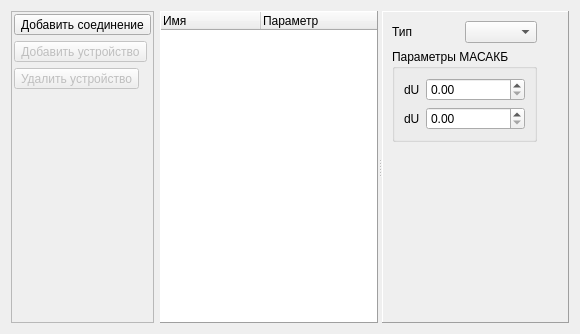
<?xml version="1.0" encoding="UTF-8"?>
<ui version="4.0">
 <class>ZrmConnectivityParam</class>
 <widget class="QWidget" name="ZrmConnectivityParam">
  <property name="geometry">
   <rect>
    <x>0</x>
    <y>0</y>
    <width>580</width>
    <height>334</height>
   </rect>
  </property>
  <property name="windowTitle">
   <string>Form</string>
  </property>
  <layout class="QVBoxLayout" name="verticalLayout_2">
   <item>
    <widget class="QSplitter" name="splitter">
     <property name="orientation">
      <enum>Qt::Horizontal</enum>
     </property>
     <widget class="QWidget" name="layoutWidget">
      <layout class="QHBoxLayout" name="horizontalLayout">
       <item>
        <widget class="QFrame" name="tool_frame">
         <property name="sizePolicy">
          <sizepolicy hsizetype="Maximum" vsizetype="Expanding">
           <horstretch>0</horstretch>
           <verstretch>0</verstretch>
          </sizepolicy>
         </property>
         <property name="frameShape">
          <enum>QFrame::StyledPanel</enum>
         </property>
         <property name="frameShadow">
          <enum>QFrame::Raised</enum>
         </property>
         <layout class="QVBoxLayout" name="verticalLayout_5">
          <property name="leftMargin">
           <number>2</number>
          </property>
          <property name="topMargin">
           <number>2</number>
          </property>
          <property name="rightMargin">
           <number>2</number>
          </property>
          <property name="bottomMargin">
           <number>2</number>
          </property>
          <item>
           <widget class="QToolButton" name="tbNewConn">
            <property name="enabled">
             <bool>true</bool>
            </property>
            <property name="sizePolicy">
             <sizepolicy hsizetype="Maximum" vsizetype="Maximum">
              <horstretch>0</horstretch>
              <verstretch>0</verstretch>
             </sizepolicy>
            </property>
            <property name="toolTip">
             <string>&lt;html&gt;&lt;head/&gt;&lt;body&gt;&lt;p&gt;Добаваить соединение&lt;/p&gt;&lt;/body&gt;&lt;/html&gt;</string>
            </property>
            <property name="text">
             <string>Добавить соединение</string>
            </property>
            <property name="icon">
             <iconset resource="zrm_resource.qrc">
              <normaloff>:/zrm/icons/conn_add.png</normaloff>:/zrm/icons/conn_add.png</iconset>
            </property>
            <property name="iconSize">
             <size>
              <width>48</width>
              <height>48</height>
             </size>
            </property>
           </widget>
          </item>
          <item>
           <widget class="QToolButton" name="tbAddChannel">
            <property name="enabled">
             <bool>false</bool>
            </property>
            <property name="sizePolicy">
             <sizepolicy hsizetype="Maximum" vsizetype="Maximum">
              <horstretch>0</horstretch>
              <verstretch>0</verstretch>
             </sizepolicy>
            </property>
            <property name="toolTip">
             <string>&lt;html&gt;&lt;head/&gt;&lt;body&gt;&lt;p&gt;Добавить устройство&lt;/p&gt;&lt;p&gt;&lt;br/&gt;&lt;/p&gt;&lt;/body&gt;&lt;/html&gt;</string>
            </property>
            <property name="text">
             <string>Добавить устройство</string>
            </property>
            <property name="icon">
             <iconset resource="zrm_resource.qrc">
              <normaloff>:/zrm/icons/chan_add.png</normaloff>:/zrm/icons/chan_add.png</iconset>
            </property>
            <property name="iconSize">
             <size>
              <width>48</width>
              <height>48</height>
             </size>
            </property>
           </widget>
          </item>
          <item>
           <widget class="QToolButton" name="tbRemove">
            <property name="enabled">
             <bool>false</bool>
            </property>
            <property name="sizePolicy">
             <sizepolicy hsizetype="Maximum" vsizetype="Maximum">
              <horstretch>0</horstretch>
              <verstretch>0</verstretch>
             </sizepolicy>
            </property>
            <property name="toolTip">
             <string>&lt;html&gt;&lt;head/&gt;&lt;body&gt;&lt;p&gt;Удалить&lt;/p&gt;&lt;/body&gt;&lt;/html&gt;</string>
            </property>
            <property name="text">
             <string>Удалить устройство</string>
            </property>
            <property name="icon">
             <iconset resource="zrm_resource.qrc">
              <normaloff>:/zrm/icons/conn_remove.png</normaloff>:/zrm/icons/conn_remove.png</iconset>
            </property>
            <property name="iconSize">
             <size>
              <width>48</width>
              <height>48</height>
             </size>
            </property>
           </widget>
          </item>
          <item>
           <spacer name="verticalSpacer_3">
            <property name="orientation">
             <enum>Qt::Vertical</enum>
            </property>
            <property name="sizeHint" stdset="0">
             <size>
              <width>20</width>
              <height>40</height>
             </size>
            </property>
           </spacer>
          </item>
         </layout>
        </widget>
       </item>
       <item>
        <widget class="QTreeWidget" name="tw_connectivity">
         <property name="sizePolicy">
          <sizepolicy hsizetype="Expanding" vsizetype="Expanding">
           <horstretch>0</horstretch>
           <verstretch>0</verstretch>
          </sizepolicy>
         </property>
         <property name="frameShape">
          <enum>QFrame::Panel</enum>
         </property>
         <property name="frameShadow">
          <enum>QFrame::Raised</enum>
         </property>
         <property name="editTriggers">
          <set>QAbstractItemView::AnyKeyPressed|QAbstractItemView::DoubleClicked|QAbstractItemView::EditKeyPressed</set>
         </property>
         <property name="showDropIndicator" stdset="0">
          <bool>true</bool>
         </property>
         <property name="selectionMode">
          <enum>QAbstractItemView::ContiguousSelection</enum>
         </property>
         <property name="textElideMode">
          <enum>Qt::ElideMiddle</enum>
         </property>
         <property name="allColumnsShowFocus">
          <bool>true</bool>
         </property>
         <column>
          <property name="text">
           <string>Имя</string>
          </property>
         </column>
         <column>
          <property name="text">
           <string>Параметр</string>
          </property>
         </column>
        </widget>
       </item>
      </layout>
     </widget>
     <widget class="QStackedWidget" name="conn_stacked">
      <property name="sizePolicy">
       <sizepolicy hsizetype="Expanding" vsizetype="Expanding">
        <horstretch>0</horstretch>
        <verstretch>0</verstretch>
       </sizepolicy>
      </property>
      <property name="frameShape">
       <enum>QFrame::Panel</enum>
      </property>
      <property name="frameShadow">
       <enum>QFrame::Raised</enum>
      </property>
      <property name="currentIndex">
       <number>1</number>
      </property>
      <widget class="QWidget" name="conn_page">
       <layout class="QVBoxLayout" name="verticalLayout">
        <item>
         <widget class="mutli_iodev_params" name="conn_params" native="true">
          <property name="enabled">
           <bool>false</bool>
          </property>
         </widget>
        </item>
        <item>
         <spacer name="verticalSpacer">
          <property name="orientation">
           <enum>Qt::Vertical</enum>
          </property>
          <property name="sizeHint" stdset="0">
           <size>
            <width>20</width>
            <height>40</height>
           </size>
          </property>
         </spacer>
        </item>
       </layout>
      </widget>
      <widget class="QWidget" name="channel_page">
       <layout class="QHBoxLayout" name="horizontalLayout_3">
        <item>
         <layout class="QVBoxLayout" name="verticalLayout_3">
          <item>
           <layout class="QHBoxLayout" name="horizontalLayout_2">
            <item>
             <widget class="QLabel" name="label">
              <property name="text">
               <string>Тип</string>
              </property>
             </widget>
            </item>
            <item>
             <widget class="QComboBox" name="channel_type">
              <property name="sizePolicy">
               <sizepolicy hsizetype="Minimum" vsizetype="Fixed">
                <horstretch>0</horstretch>
                <verstretch>0</verstretch>
               </sizepolicy>
              </property>
             </widget>
            </item>
           </layout>
          </item>
          <item>
           <widget class="QGroupBox" name="gb_masakb">
            <property name="title">
             <string>Параметры МАСАКБ</string>
            </property>
            <layout class="QVBoxLayout" name="verticalLayout_4">
             <item>
              <layout class="QFormLayout" name="formLayout">
               <item row="0" column="0">
                <widget class="QLabel" name="label_2">
                 <property name="text">
                  <string>dU</string>
                 </property>
                </widget>
               </item>
               <item row="0" column="1">
                <widget class="QDoubleSpinBox" name="cell_dU"/>
               </item>
               <item row="1" column="0">
                <widget class="QLabel" name="label_3">
                 <property name="text">
                  <string>dU</string>
                 </property>
                </widget>
               </item>
               <item row="1" column="1">
                <widget class="QDoubleSpinBox" name="cell_dT"/>
               </item>
              </layout>
             </item>
            </layout>
           </widget>
          </item>
          <item>
           <spacer name="verticalSpacer_2">
            <property name="orientation">
             <enum>Qt::Vertical</enum>
            </property>
            <property name="sizeHint" stdset="0">
             <size>
              <width>20</width>
              <height>40</height>
             </size>
            </property>
           </spacer>
          </item>
         </layout>
        </item>
        <item>
         <spacer name="horizontalSpacer_2">
          <property name="orientation">
           <enum>Qt::Horizontal</enum>
          </property>
          <property name="sizeHint" stdset="0">
           <size>
            <width>41</width>
            <height>20</height>
           </size>
          </property>
         </spacer>
        </item>
       </layout>
      </widget>
     </widget>
    </widget>
   </item>
  </layout>
 </widget>
 <customwidgets>
  <customwidget>
   <class>mutli_iodev_params</class>
   <extends>QWidget</extends>
   <header location="global">mutli_iodev_params.h</header>
   <container>1</container>
  </customwidget>
 </customwidgets>
 <tabstops>
  <tabstop>tw_connectivity</tabstop>
  <tabstop>channel_type</tabstop>
  <tabstop>cell_dU</tabstop>
  <tabstop>cell_dT</tabstop>
 </tabstops>
 <resources>
  <include location="zrm_resource.qrc"/>
 </resources>
 <connections/>
</ui>
